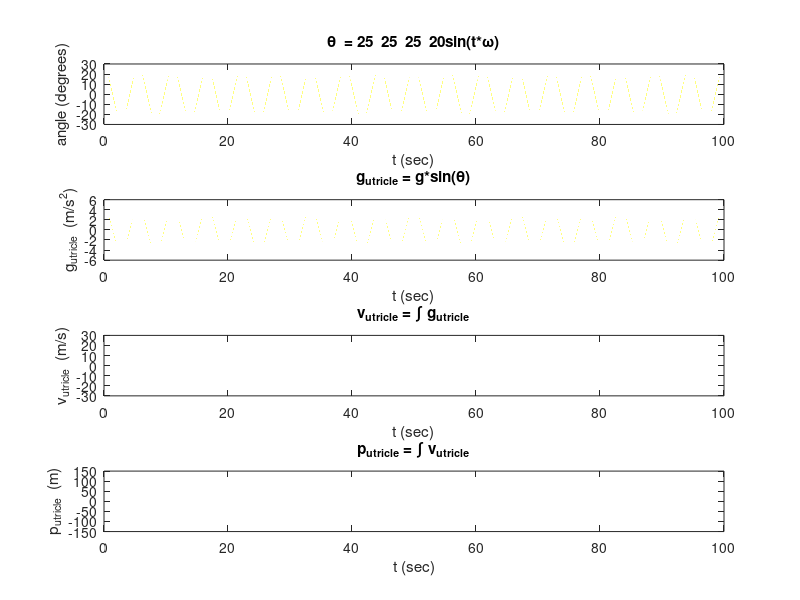

The MATLAB script that drew this image: (Note: this script raises an error after producing the figure.)
% -----------------------------------------------------------
% Author: Valentin Siderskiy

%calculating the translation of the scene

% Acknowledgment:
% If you use this code or its derivatives in your research, 
% presentations, or publications, please acknowledge:
% Valentin Siderskiy

clc
clear
close all

frequencies =   [0.03   0.1     0.18  0.06]; %Hz
amplitude  =    [25     25      25     20]; % degrees
t  = 0:0.0001:100;

g = 9.8; %m/s^2

angles =  NaN(length(frequencies),length(t));
for i = 1:length(frequencies)
    angles(i,:) = amplitude(i) *cos(t.*frequencies(i)*2*pi);
end

g_utricle = g*sind(angles);

v_utricle = NaN(length(frequencies),length(t));
p_utricle = NaN(length(frequencies),length(t));
for i = 1:length(frequencies)
v_utricle(i,:) = cumtrapz(t,g_utricle(i,:));
end

for i = 1:length(frequencies)
    p_utricle(i,:) = cumtrapz(t,v_utricle(i,:));
    p_utricle(i,:) = p_utricle(i,:) -max(p_utricle(i,:))/2;
end


figure
subplot(4,1,1)
plot(t,angles)
xlabel('t (sec)')
ylabel('angle (degrees)')
title(['\theta  = ', num2str(amplitude),'sin(t*\omega)'])
subplot(4,1,2)
plot(t,g_utricle)
xlabel('t (sec)')
ylabel('g_{utricle}  (m/s^2)')
title('g_{utricle} = g*sin(\theta)')
subplot(4,1,3)
plot(t,v_utricle)

xlabel('t (sec)')
ylabel('v_{utricle}  (m/s)')
title('v_{utricle} = \int g_{utricle}')

subplot(4,1,4)
plot(t,p_utricle)
xlabel('t (sec)')
ylabel('p_{utricle}  (m)')
title('p_{utricle} = \int v_{utricle}')

legendCell = strcat('f=',string(num2cell(frequencies)));

legend(legendCell)


%Gain Calculations (m/deg)
gains = max(p_utricle')./amplitude;

gainsTable = table;
gainsTable.frequenciesHz = frequencies';
gainsTable.amplitude_deg = amplitude';
gainsTable.gains_m_per_deg = gains';
disp(gainsTable)
